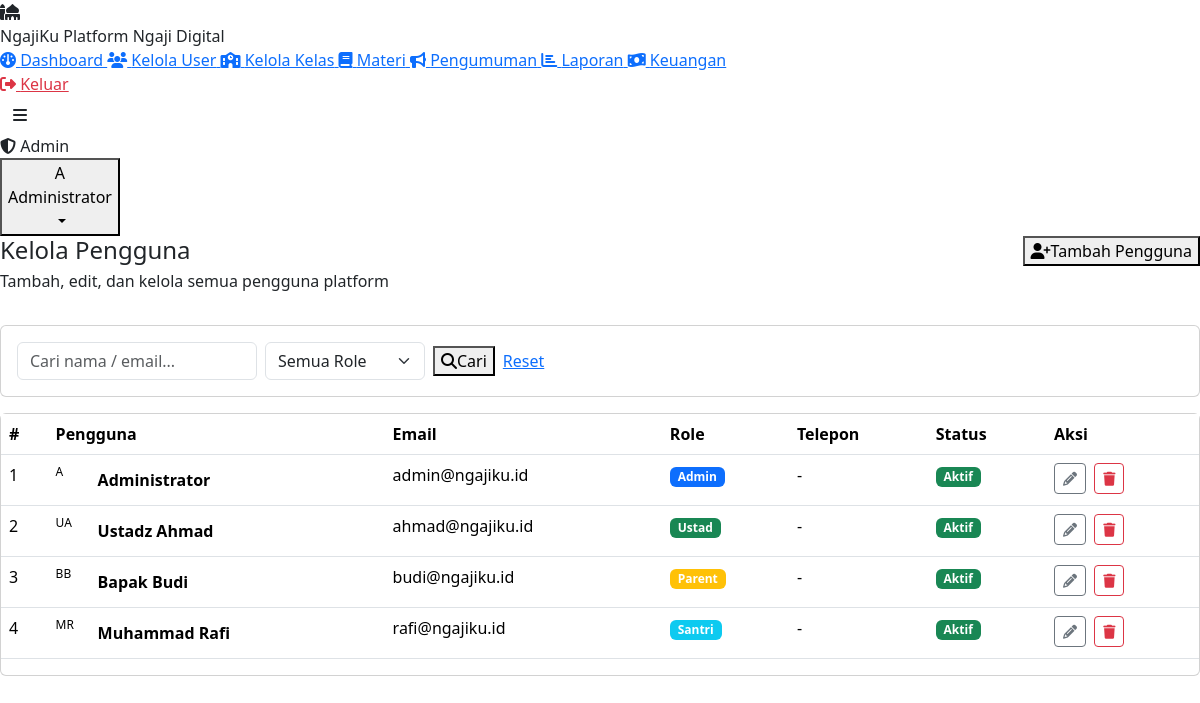
The page /pages/admin/users.php (signed in) on the database its author committed.
### tables this page shows
CREATE TABLE users (
    id INT AUTO_INCREMENT PRIMARY KEY,
    nama VARCHAR(100) NOT NULL,
    email VARCHAR(100) UNIQUE NOT NULL,
    password VARCHAR(255) NOT NULL,
    role ENUM('admin','ustad','parent','santri') NOT NULL,
    foto VARCHAR(255) DEFAULT NULL,
    telepon VARCHAR(20) DEFAULT NULL,
    alamat TEXT DEFAULT NULL,
    status ENUM('aktif','nonaktif') DEFAULT 'aktif',
    created_at TIMESTAMP DEFAULT CURRENT_TIMESTAMP
);

### pages/admin/users.php (the view, shortened to what this page needs)
<?php
$db = getDB();
$search     = sanitize($_GET['q'] ?? '');
$where = "WHERE 1=1";
$params = [];
$stmt = $db->prepare("SELECT * FROM users $where ORDER BY created_at DESC");
$stmt->execute($params);
$users = $stmt->fetchAll();
require_once '../../includes/header.php';
?>
<div class="d-flex justify-content-between align-items-start mb-3">
    <div>
        <h4 class="page-title mb-1">Kelola Pengguna</h4>
        <p class="page-subtitle">Tambah, edit, dan kelola semua pengguna platform</p>
    </div>
    <button class="btn-primary-green" data-bs-toggle="modal" data-bs-target="#modalTambah">
        <i class="fas fa-user-plus"></i>Tambah Pengguna
    </button>
</div>
<div class="card mb-3">
    <div class="card-body p-3">
        <form method="GET" class="d-flex gap-2 flex-wrap align-items-center">
            <input type="text" name="q" class="form-control" style="max-width:240px"
                placeholder="Cari nama / email..." value="<?= sanitize($search) ?>">
            <select name="role" class="form-select" style="max-width:160px">
                <option value="">Semua Role</option>
            </select>
            <button type="submit" class="btn-primary-green"><i class="fas fa-search"></i>Cari</button>
            <a href="users.php" class="btn-outline-green">Reset</a>
        </form>
    </div>
</div>
<div class="card">
    <div class="table-responsive">
        <table class="table">
            <thead>
                <tr>
                    <th>#</th>
                    <th>Pengguna</th>
                    <th>Email</th>
                    <th>Role</th>
                    <th>Telepon</th>
                    <th>Status</th>
                    <th>Aksi</th>
                </tr>
            </thead>
            <tbody>
                <?php if (empty($users)): ?>
                <tr><td colspan="7">
                    <div class="empty-state"><i class="fas fa-users"></i><p>Tidak ada pengguna</p></div>
                </td></tr>
                <?php else: ?>
                <?php foreach ($users as $i => $u): ?>
                <tr>
                    <td><?= $i+1 ?></td>
                    <td>
                        <div class="d-flex align-items-center gap-2">
                            <div class="avatar-circle" style="width:34px;height:34px;font-size:12px;flex-shrink:0">
                                <?= avatarInitial($u['nama']) ?>
                            </div>
                            <strong><?= sanitize($u['nama']) ?></strong>
                        </div>
                    </td>
                    <td><?= sanitize($u['email']) ?></td>
                    <td>
                        <?php
                        $roleColors = ['admin'=>'primary','ustad'=>'success','parent'=>'warning','santri'=>'info'];
                        echo '<span class="badge bg-'.($roleColors[$u['role']]??'secondary').'">'.ucfirst($u['role']).'</span>';
                        ?>
                    </td>
                    <td><?= sanitize($u['telepon'] ?: '-') ?></td>
                    <td><?= getStatusBadge($u['status']) ?></td>
                    <td>
                        <a href="users.php?action=edit&id=<?= $u['id'] ?>" class="btn btn-sm btn-outline-secondary me-1">
                            <i class="fas fa-pencil"></i>
                        </a>
                        <form method="POST" class="d-inline">
                            <button type="submit" class="btn btn-sm btn-outline-danger"
                                data-confirm="Hapus pengguna <?= sanitize($u['nama']) ?>?">
                                <i class="fas fa-trash"></i>
                            </button>
                        </form>
                    </td>
                </tr>
                <?php endforeach; ?>
                <?php endif; ?>
            </tbody>
        </table>
    </div>
</div>
<?php require_once '../../includes/footer.php'; ?>

### includes/header.php (shortened to what this page needs)
<?php
$user = currentUser();
?>
<!DOCTYPE html>
<html lang="id">
<head>
    <link href="https://cdn.jsdelivr.net/npm/bootstrap@5.3.2/dist/css/bootstrap.min.css" rel="stylesheet">
    <link href="https://cdnjs.cloudflare.com/ajax/libs/font-awesome/6.5.0/css/all.min.css" rel="stylesheet">
    <link href="<?= SITE_URL ?>/assets/css/style.css" rel="stylesheet">
</head>
<body>
<div class="sidebar" id="sidebar">
    <div class="sidebar-brand">
        <div class="brand-icon">
            <i class="fas fa-mosque"></i>
        </div>
        <div class="brand-text">
            <span class="brand-name"><?= SITE_NAME ?></span>
            <span class="brand-tagline">Platform Ngaji Digital</span>
        </div>
    </div>
    <nav class="sidebar-nav">
        <?php
        $role = $user['role'];
        $base = SITE_URL . '/pages/' . $role;
        $currentPage = basename($_SERVER['PHP_SELF']);
        $menus = [];
        if ($role === 'admin') {
            $menus = [
                ['icon'=>'fa-gauge',      'label'=>'Dashboard',     'url'=>$base.'/dashboard.php'],
                ['icon'=>'fa-users',       'label'=>'Kelola User',   'url'=>$base.'/users.php'],
                ['icon'=>'fa-school',      'label'=>'Kelola Kelas',  'url'=>$base.'/kelas.php'],
                ['icon'=>'fa-book',        'label'=>'Materi',        'url'=>$base.'/materi.php'],
                ['icon'=>'fa-bullhorn',    'label'=>'Pengumuman',    'url'=>$base.'/pengumuman.php'],
                ['icon'=>'fa-chart-bar',   'label'=>'Laporan',       'url'=>$base.'/laporan.php'],
                ['icon'=>'fa-money-bill-wave', 'label'=>'Keuangan', 'url'=>$base.'/keuangan.php'],
            ];
        }
        foreach ($menus as $menu):
            $active = (basename($menu['url']) === $currentPage) ? 'active' : '';
        ?>
        <a href="<?= $menu['url'] ?>" class="nav-item <?= $active ?>">
            <i class="fas <?= $menu['icon'] ?> nav-icon"></i>
            <span><?= $menu['label'] ?></span>
        </a>
        <?php endforeach; ?>
    </nav>
    <div class="sidebar-footer">
        <a href="<?= SITE_URL ?>/logout.php" class="nav-item text-danger">
            <i class="fas fa-right-from-bracket nav-icon"></i>
            <span>Keluar</span>
        </a>
    </div>
</div>
<div class="main-wrapper">
    <header class="topbar">
        <button class="btn btn-icon sidebar-toggle" id="sidebarToggle">
            <i class="fas fa-bars"></i>
        </button>
        <div class="topbar-right">
            <div class="role-badge role-<?= $role ?>">
                <i class="fas fa-<?= ['admin'=>'shield-halved','ustad'=>'chalkboard-user','parent'=>'user-tie','santri'=>'user-graduate'][$role] ?>"></i>
                <?= ucfirst($role) ?>
            </div>
            <div class="user-menu dropdown">
                <button class="user-avatar-btn dropdown-toggle" data-bs-toggle="dropdown">
                    <div class="avatar-circle">
                        <?= avatarInitial($user['nama']) ?>
                    </div>
                    <div class="user-info">
                        <span class="user-name"><?= sanitize($user['nama']) ?></span>
                    </div>
                </button>
            </div>
        </div>
    </header>
    <main class="page-content">

### includes/functions.php (shortened to what this page needs)
<?php
function sanitize(string $input): string {
    return htmlspecialchars(strip_tags(trim($input)), ENT_QUOTES, 'UTF-8');
}
function currentUser(): ?array {
    return $_SESSION['user'] ?? null;
}
function avatarInitial(string $nama): string {
    $parts = explode(' ', trim($nama));
    $initials = strtoupper(substr($parts[0], 0, 1));
    if (count($parts) > 1) $initials .= strtoupper(substr(end($parts), 0, 1));
    return $initials;
}
function getStatusBadge(string $status): string {
    $map = [
        'hadir'  => ['success', 'Hadir'],
        'izin'   => ['info',    'Izin'],
        'sakit'  => ['warning', 'Sakit'],
        'alpha'  => ['danger',  'Alpha'],
        'aktif'  => ['success', 'Aktif'],
        'nonaktif' => ['secondary', 'Non-aktif'],
    ];
    $s = $map[$status] ?? ['secondary', ucfirst($status)];
    return '<span class="badge bg-' . $s[0] . '">' . $s[1] . '</span>';
}

### includes/footer.php (shortened to what this page needs)
    </main>
</div>
</body>
</html>

### rows shown on the page
users: role "Admin", nama "A", nama "Administrator", email "admin@ngajiku.id", telepon "-", status "Aktif"
users: nama "UA", nama "Ustadz Ahmad", email "ahmad@ngajiku.id", role "Ustad", telepon "-", status "Aktif"
users: nama "BB", nama "Bapak Budi", email "budi@ngajiku.id", role "Parent", telepon "-", status "Aktif"
users: nama "MR", nama "Muhammad Rafi", email "rafi@ngajiku.id", role "Santri", telepon "-", status "Aktif"

### other values the page prints
SITE_NAME "NgajiKu"
$menu['label'] "Dashboard"
$menu['label'] "Kelola User"
$menu['label'] "Kelola Kelas"
$menu['label'] "Materi"
$menu['label'] "Pengumuman"
$menu['label'] "Laporan"
$menu['label'] "Keuangan"
